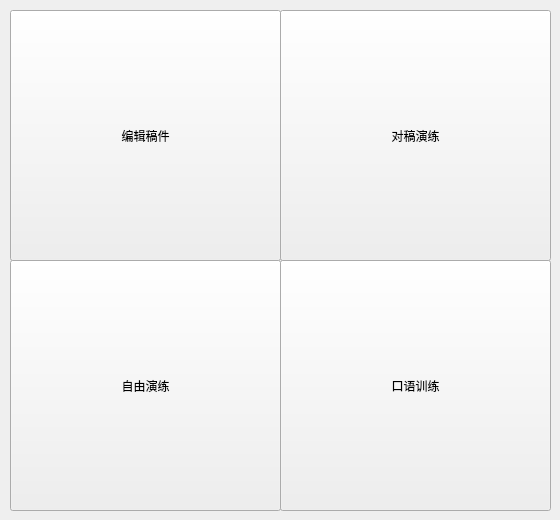
<?xml version="1.0" encoding="UTF-8"?>
<ui version="4.0">
 <class>Form</class>
 <widget class="QWidget" name="Form">
  <property name="geometry">
   <rect>
    <x>0</x>
    <y>0</y>
    <width>560</width>
    <height>520</height>
   </rect>
  </property>
  <property name="sizePolicy">
   <sizepolicy hsizetype="Fixed" vsizetype="Fixed">
    <horstretch>0</horstretch>
    <verstretch>0</verstretch>
   </sizepolicy>
  </property>
  <property name="minimumSize">
   <size>
    <width>560</width>
    <height>520</height>
   </size>
  </property>
  <property name="maximumSize">
   <size>
    <width>560</width>
    <height>520</height>
   </size>
  </property>
  <property name="windowTitle">
   <string>Form</string>
  </property>
  <widget class="QPushButton" name="editor_but">
   <property name="geometry">
    <rect>
     <x>10</x>
     <y>10</y>
     <width>271</width>
     <height>251</height>
    </rect>
   </property>
   <property name="text">
    <string>编辑稿件</string>
   </property>
  </widget>
  <widget class="QPushButton" name="oral_but">
   <property name="geometry">
    <rect>
     <x>280</x>
     <y>260</y>
     <width>271</width>
     <height>251</height>
    </rect>
   </property>
   <property name="text">
    <string>口语训练</string>
   </property>
  </widget>
  <widget class="QPushButton" name="practice_but">
   <property name="geometry">
    <rect>
     <x>280</x>
     <y>10</y>
     <width>271</width>
     <height>251</height>
    </rect>
   </property>
   <property name="sizePolicy">
    <sizepolicy hsizetype="Fixed" vsizetype="Fixed">
     <horstretch>0</horstretch>
     <verstretch>0</verstretch>
    </sizepolicy>
   </property>
   <property name="text">
    <string>对稿演练</string>
   </property>
  </widget>
  <widget class="QPushButton" name="free_but">
   <property name="geometry">
    <rect>
     <x>10</x>
     <y>260</y>
     <width>271</width>
     <height>251</height>
    </rect>
   </property>
   <property name="text">
    <string>自由演练</string>
   </property>
  </widget>
 </widget>
 <resources/>
 <connections/>
</ui>
